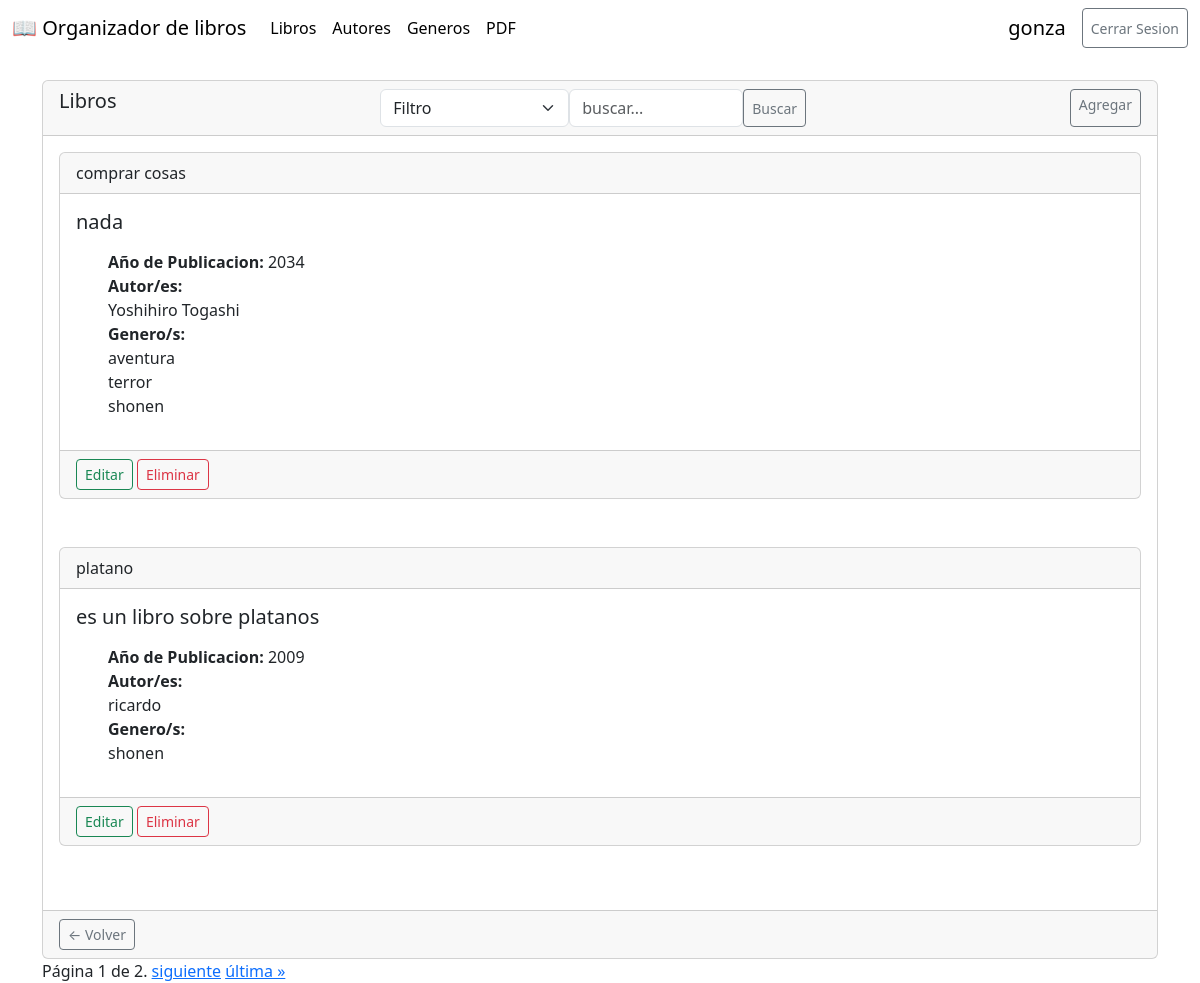
Page /Lista-Libro (signed in) on the committed database.
### app_organizador/models.py (models this page shows, shortened)
class Libro(models.Model):
    usuario = models.ForeignKey(User,
                                on_delete=models.CASCADE,
                                null=True,
                                blank=True)
    titulo = models.CharField(max_length=200)
    descripcion = models.TextField(null=True,
                                    blank=True)
    anio_publicacion = models.IntegerField(null=True,
                                        blank=True)
    autores = models.ManyToManyField(Autor)
    generos = models.ManyToManyField(Genero)

class Autor(models.Model):
    nombre = models.CharField(max_length=200)
    def __str__(self):
        return self.nombre

class Genero(models.Model):
    nombre = models.CharField(max_length=200)
    def __str__(self):
        return self.nombre

### app_organizador/views.py (the view, shortened to what this page needs)
# urls.py: path('Lista-Libro', ListaLibros.as_view(), name='lista-libro'),
class ListaLibros(LoginRequiredMixin, View):
    model = Libro
    template_name = 'libro/read_libro.html'
    context_object_name = 'libros'
    login_url = reverse_lazy('acceso-usuario')
    paginate_by = 2
    def get(self, request, *args, **kwargs):
        queryset = Libro.objects.filter(usuario=self.request.user)
        valor_buscado = self.request.GET.get('input-buscar') or ''
        filtro_buscado = self.request.GET.get('filtro-buscar')
        paginator = Paginator(queryset, self.paginate_by)
        page = request.GET.get('pagina')
        try:
            libros = paginator.page(page)
        except PageNotAnInteger:
            libros = paginator.page(1)
        except EmptyPage:
            libros = paginator.page(paginator.num_pages)
        return render(request, self.template_name, {'libros': libros})

### app_organizador/templates/libro/read_libro.html (shortened to what this page needs)
{% extends 'plantillas/plantilla_general.html' %}
{% block contenido %}
<br>
<div class="card">
    <div class="card-header d-flex">
        <h5 class="text-center">Libros</h5>
        <div class="d-flex ms-auto">
            <form class="d-flex" role="search" method="get">
                <select class="form-select" aria-label="Default select example" name="filtro-buscar">
                    <option value="" selected hidden>Filtro</option>
                </select>
                <input class="form-control" type="search" placeholder="buscar..." aria-label="Search"
                    name="input-buscar" value="{{valor_buscado}}">
                <button class="btn btn-outline-secondary btn-sm" type="submit">Buscar</button>
            </form>
        </div>
        <div class="d-flex ms-auto">
            <a href="{% url 'crear-libro' %}" class="btn btn-outline-secondary btn-sm">Agregar</a>
        </div>
    </div>
    <div class="card-body">
        {% for libro in libros %}
        <div class="card">
            <div class="card-header">
                {{libro.titulo}}
            </div>
            <div class="card-body">
                <h5 class="card-title">{{libro.descripcion}}</h5>
                <p class="card-text">
                <ul>
                    <strong>Año de Publicacion:</strong> {{libro.anio_publicacion}}</br>
                    <strong>Autor/es:</strong><br>
                    {% for autor in libro.autores.all %}
                    {{autor}} <br>
                    {% endfor %}
                    <strong>Genero/s: </strong><br>
                    {% for genero in libro.generos.all %}
                    {{genero}} <br>
                    {% endfor %}
                </ul>
                </p>
            </div>
            <div class="card-footer text-muted">
                <a href="{% url 'editar-libro' libro.id %}" class="btn btn-outline-success btn-sm">Editar</a>
                <button type="button" class="btn btn-outline-danger btn-sm" data-bs-toggle="modal"
                    data-bs-target="#modal_eliminar_{{libro.id}}">
                    Eliminar
                </button>
            </div>
        </div>
        <br><br>
        {% endfor %}
    </div>
    <div class="card-footer text-muted">
        <a href="{% url 'home' %}" class="btn btn-outline-secondary btn-sm">&#x2190; Volver</a>
    </div>
</div>
<div class="pagination">
    <span class="step-links">
        <span class="current">
            Página {{ libros.number }} de {{ libros.paginator.num_pages }}.
        </span>
        {% if libros.has_next %}
            <a href="?pagina={{ libros.next_page_number }}">siguiente</a>
            <a href="?pagina={{ libros.paginator.num_pages }}">última &raquo;</a>
        {% endif %}
    </span>
</div>
{% endblock contenido %}

### app_organizador/templates/plantillas/plantilla_general.html (shortened to what this page needs)
<!DOCTYPE html>
<html lang="en">
<head>
    <link href="https://cdn.jsdelivr.net/npm/bootstrap@5.3.2/dist/css/bootstrap.min.css" rel="stylesheet"
>
</head>
<body>
    <nav class="navbar navbar-expand-lg bd-navbar sticky-top" style="background-color: white;">
        <div class="container-fluid">
            <a class="navbar-brand" href="{% url 'home' %}">&#128214; Organizador de libros</a>
            <div class="collapse navbar-collapse" id="navbarNavAltMarkup">
                <div class="navbar-nav">
                    {% if user.is_authenticated %}
                    <a class="nav-link active" aria-current="page" href="{% url 'lista-libro' %}">Libros</a>
                    <a class="nav-link active" aria-current="page" href="{% url 'lista-autor' %}">Autores</a>
                    <a class="nav-link active" aria-current="page" href="{% url 'lista-genero' %}">Generos</a>
                    <a class="nav-link active" aria-current="page" href="{% url 'libro-pdf' %}">PDF</a>
                    {% endif %}
                </div>
            </div>
            <div class="d-flex ms-auto">
                {% if user.is_authenticated %}
                <div class="d-flex navbar-brand">
                    {{user.username}}
                </div>
                <button type="button" class="btn btn-outline-secondary btn-sm" data-bs-toggle="modal"
                    data-bs-target="#modal_salir">
                    Cerrar Sesion
                </button>
                {% else %}
                <a class="btn btn-outline-secondary btn-sm" aria-current="page"
                    href="{% url 'acceso-usuario' %}">Login</a>
                {% endif %}
            </div>
        </div>
    </nav>
    <div class="container">
        {% block contenido %}
        {% endblock contenido %}
</body>
</html>

### rows in the picture
Libro: titulo "comprar cosas", descripcion "nada", anio_publicacion "2034"
Autor: nombre "Yoshihiro Togashi"
Genero: nombre "aventura"
Genero: nombre "terror"
Genero: nombre "shonen"
Libro: titulo "platano", descripcion "es un libro sobre platanos", anio_publicacion "2009"
Autor: nombre "ricardo"

### other values in the picture
{{ user.username }} "gonza"
{{ libros.number }} "1"
{{ libros.paginator.num_pages }} "2"
